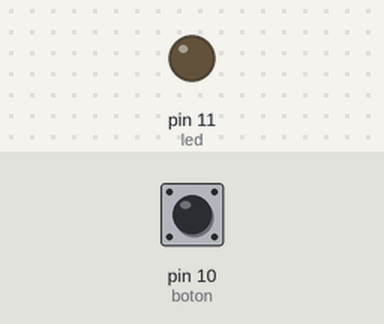
This sketch was run on a simulated Arduino Uno, built with avr-gcc and run on an emulated ATmega328P. Parts: output pins drawn as LEDs (lit = HIGH). The test bench sets the inputs (shaded band); at power-on: pin 10 (boton) LOW.

Above: at 1.2 s.
1.3 s: pin 10 (boton) pulled HIGH for 0.15 s
At 1.37 s:
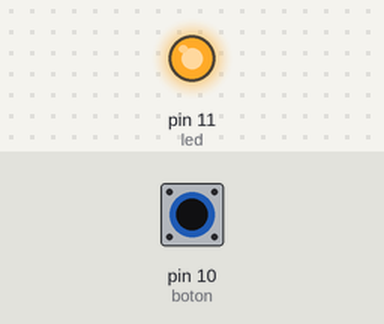
2.9 s: pin 10 (boton) pulled HIGH for 3.2 s
At 6.8 s:
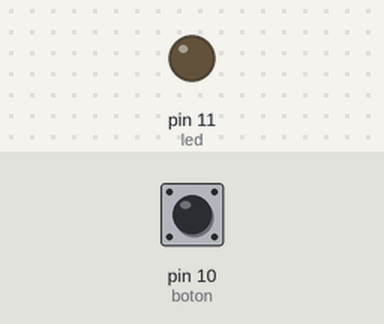
Timing chart, 0 to 8.3 s (numbered marks = the images above; inputs shaded):
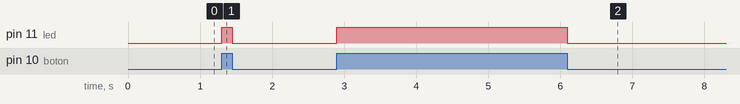

Measured:
- after the input at 1.3 s, pin 11 (led): LOW → HIGH at once, → LOW 0.15 s later
- after the input at 2.9 s, pin 11 (led): LOW → HIGH at once, → LOW 3.2 s later

The sketch:

atmega_boton.ino
```cpp
int led=11;
int boton=10;

int status_boton=0;

void setup(){
  pinMode(led, OUTPUT);
  pinMode(boton, INPUT);
}

void loop(){
  status_boton=digitalRead(boton);
  digitalWrite(led, status_boton);
}
 
```
